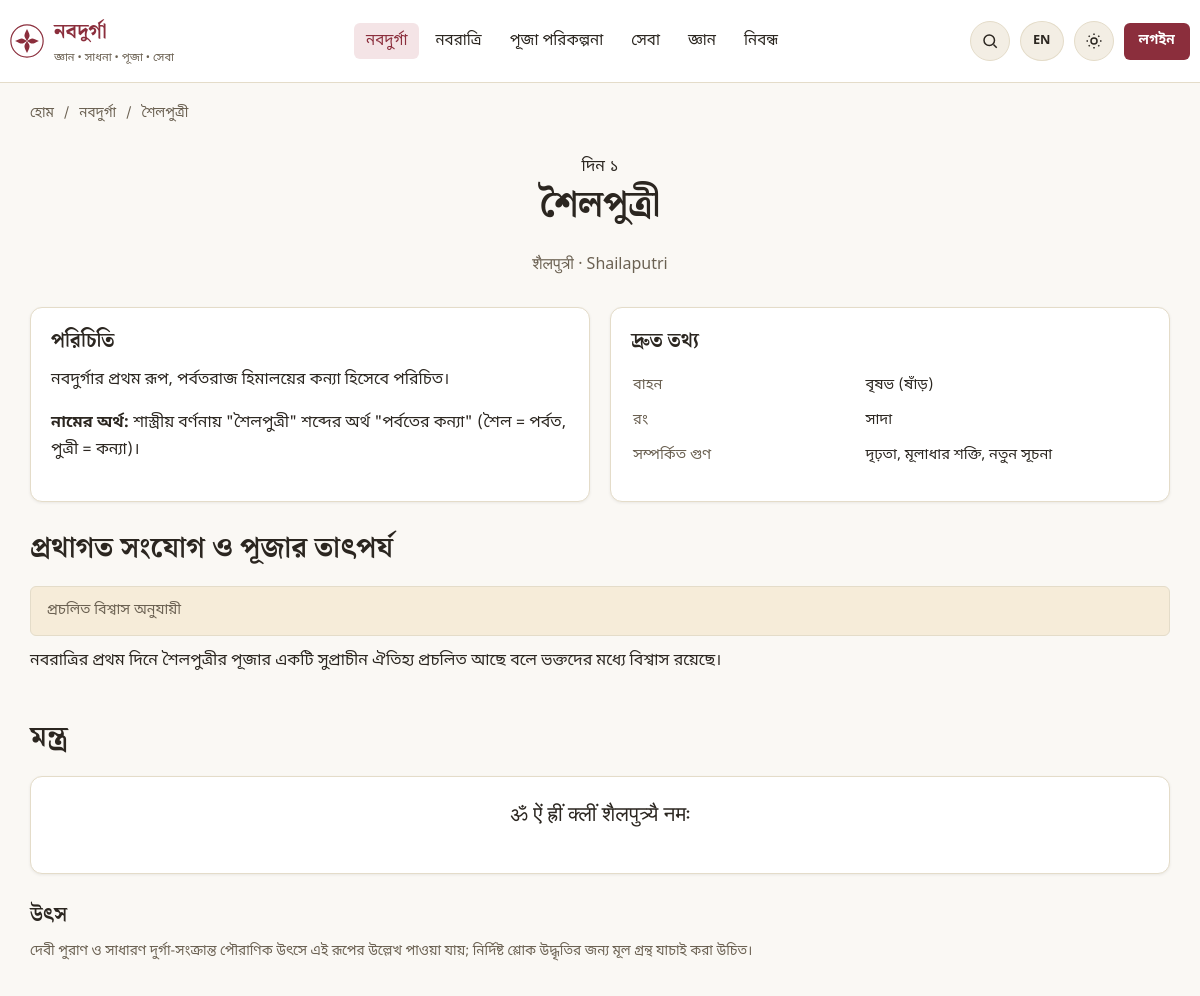
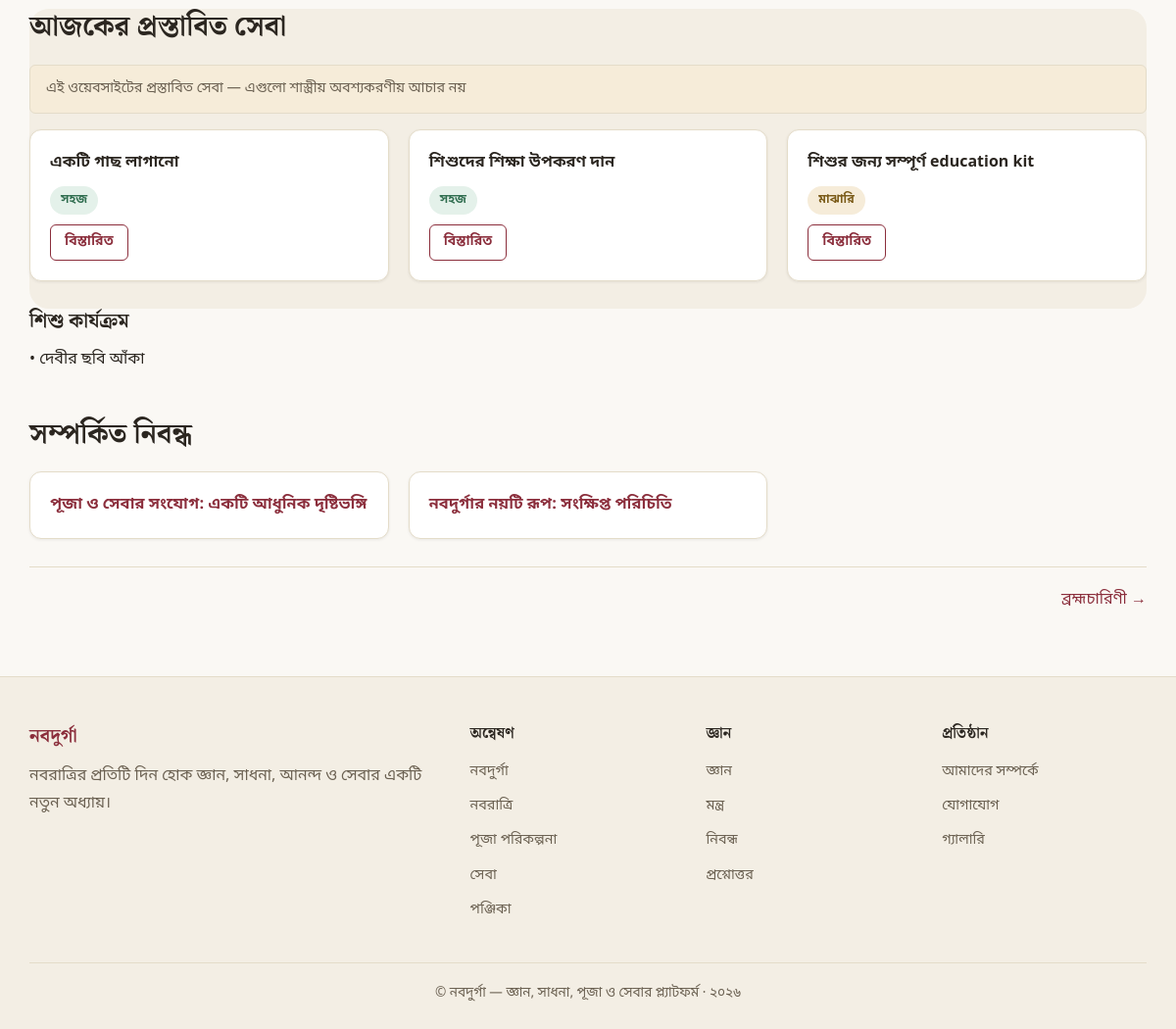
The app's page /navadurga/shailaputri with its own data (2 pictures, top to bottom).
### tables this page shows
CREATE TABLE IF NOT EXISTS navadurga (
    id INT UNSIGNED AUTO_INCREMENT PRIMARY KEY,
    day_number TINYINT UNSIGNED NOT NULL UNIQUE,
    name_bn VARCHAR(150) NOT NULL,
    name_en VARCHAR(150) NULL,
    sanskrit_name VARCHAR(150) NULL,
    slug VARCHAR(150) NOT NULL UNIQUE,
    alternative_names VARCHAR(255) NULL,
    short_description TEXT NULL,
    detailed_description LONGTEXT NULL,
    name_meaning TEXT NULL,
    traditional_symbolism TEXT NULL,
    iconography TEXT NULL,
    vehicle VARCHAR(150) NULL,
    hands VARCHAR(50) NULL,
    weapons VARCHAR(255) NULL,
    objects VARCHAR(255) NULL,
    colour VARCHAR(100) NULL,
    associated_quality VARCHAR(255) NULL,
    associated_chakra VARCHAR(100) NULL,
    traditional_association TEXT NULL,
    traditional_food VARCHAR(255) NULL,
    puja_significance TEXT NULL,
    story LONGTEXT NULL,
    mantra TEXT NULL,
    stotra TEXT NULL,
    scriptural_sources TEXT NULL COMMENT 'source citations, never fabricated',
    regional_variations TEXT NULL,
    modern_interpretation TEXT NULL,
    seva_note TEXT NULL COMMENT 'website suggested seva disclaimer text',
    image VARCHAR(255) NULL,
    seo_title VARCHAR(255) NULL,
    seo_description VARCHAR(500) NULL,
    status ENUM('active','inactive') NOT NULL DEFAULT 'active',
    created_at DATETIME NOT NULL DEFAULT CURRENT_TIMESTAMP,
    updated_at DATETIME NOT NULL DEFAULT CURRENT_TIMESTAMP ON UPDATE CURRENT_TIMESTAMP,
    INDEX idx_navadurga_slug (slug)
);

CREATE TABLE IF NOT EXISTS sevas (
    id INT UNSIGNED AUTO_INCREMENT PRIMARY KEY,
    title_bn VARCHAR(255) NOT NULL,
    title_en VARCHAR(255) NULL,
    slug VARCHAR(255) NOT NULL UNIQUE,
    category VARCHAR(100) NOT NULL,
    description TEXT NULL,
    beneficiary VARCHAR(150) NULL,
    difficulty ENUM('সহজ','মাঝারি','কঠিন') NOT NULL DEFAULT 'সহজ',
    estimated_cost VARCHAR(100) NULL COMMENT 'display text e.g. ৳0-100',
    estimated_cost_min INT UNSIGNED NULL,
    estimated_cost_max INT UNSIGNED NULL,
    time_required VARCHAR(100) NULL COMMENT 'display text e.g. 30 minutes',
    time_required_minutes INT UNSIGNED NULL COMMENT 'for filtering; large sentinel used for long-term',
    materials TEXT NULL,
    how_to TEXT NULL,
    safety_note TEXT NULL,
    navadurga_day TINYINT UNSIGNED NULL,
    impact_level VARCHAR(100) NULL,
    status ENUM('active','inactive') NOT NULL DEFAULT 'active',
    created_at DATETIME NOT NULL DEFAULT CURRENT_TIMESTAMP,
    updated_at DATETIME NOT NULL DEFAULT CURRENT_TIMESTAMP ON UPDATE CURRENT_TIMESTAMP,
    INDEX idx_sevas_slug (slug),
    INDEX idx_sevas_category (category),
    INDEX idx_sevas_day (navadurga_day)
);

CREATE TABLE IF NOT EXISTS children_activities (
    id INT UNSIGNED AUTO_INCREMENT PRIMARY KEY,
    title VARCHAR(255) NOT NULL,
    description TEXT NULL,
    age_group VARCHAR(100) NULL,
    duration VARCHAR(100) NULL,
    materials TEXT NULL,
    instructions TEXT NULL,
    learning_outcome TEXT NULL,
    day_number TINYINT UNSIGNED NULL,
    image VARCHAR(255) NULL,
    status ENUM('active','inactive') NOT NULL DEFAULT 'active',
    created_at DATETIME NOT NULL DEFAULT CURRENT_TIMESTAMP,
    updated_at DATETIME NOT NULL DEFAULT CURRENT_TIMESTAMP ON UPDATE CURRENT_TIMESTAMP
);

CREATE TABLE IF NOT EXISTS articles (
    id INT UNSIGNED AUTO_INCREMENT PRIMARY KEY,
    title_bn VARCHAR(255) NOT NULL,
    title_en VARCHAR(255) NULL,
    slug VARCHAR(255) NOT NULL UNIQUE,
    excerpt TEXT NULL,
    content LONGTEXT NULL,
    category_id INT UNSIGNED NULL,
    author VARCHAR(150) NULL,
    featured_image VARCHAR(255) NULL,
    source VARCHAR(255) NULL,
    reading_time VARCHAR(30) NULL,
    seo_title VARCHAR(255) NULL,
    seo_description VARCHAR(500) NULL,
    status ENUM('draft','published') NOT NULL DEFAULT 'draft',
    published_at DATETIME NULL,
    created_at DATETIME NOT NULL DEFAULT CURRENT_TIMESTAMP,
    updated_at DATETIME NOT NULL DEFAULT CURRENT_TIMESTAMP ON UPDATE CURRENT_TIMESTAMP,
    CONSTRAINT fk_articles_category FOREIGN KEY (category_id) REFERENCES categories(id) ON DELETE SET NULL,
    INDEX idx_articles_slug (slug),
    FULLTEXT INDEX ftx_articles_search (title_bn, excerpt, content)
);

### app/views/pages/navadurga/show.php (the view, shortened to what the rows shown need)
<article>
    <header class="text-center" style="margin-bottom:28px;">
        <span class="day-badge">দিন <?= bn_digits($item['day_number']) ?></span>
        <h1><?= e($item['name_bn']) ?></h1>
        <p class="text-muted">
            <?= e($item['sanskrit_name']) ?><?= $item['name_en'] ? ' · ' . e($item['name_en']) : '' ?>
        </p>
    </header>
    <div class="grid grid-2" style="margin-bottom:28px;">
        <div class="card"><div class="card-body">
            <h3>পরিচিতি</h3>
            <p><?= nl2br(e($item['short_description'])) ?></p>
            <?php if ($item['name_meaning']): ?><p><strong>নামের অর্থ:</strong> <?= e($item['name_meaning']) ?></p><?php endif; ?>
        </div></div>
        <div class="card"><div class="card-body">
            <h3>দ্রুত তথ্য</h3>
            <table style="width:100%;font-size:0.92rem;">
                <?php $facts = [
                    'বাহন' => $item['vehicle'], 'হাত' => $item['hands'], 'অস্ত্র' => $item['weapons'],
                    'ধারণকৃত বস্তু' => $item['objects'], 'রং' => $item['colour'], 'সম্পর্কিত গুণ' => $item['associated_quality'],
                    'সম্পর্কিত চক্র' => $item['associated_chakra'], 'প্রথাগত ভোগ' => $item['traditional_food'],
                ]; ?>
                <?php foreach ($facts as $label => $val): if (!$val) continue; ?>
                    <tr><td class="text-muted" style="padding:4px 0;width:45%;"><?= e($label) ?></td><td style="padding:4px 0;"><?= e($val) ?></td></tr>
                <?php endforeach; ?>
            </table>
        </div></div>
    </div>
    <?php if ($item['traditional_association'] || $item['puja_significance']): ?>
    <section class="section" style="padding:0 0 28px;">
        <h2>প্রথাগত সংযোগ ও পূজার তাৎপর্য</h2>
        <span class="disclaimer-note" style="display:block;margin-bottom:12px;">প্রচলিত বিশ্বাস অনুযায়ী</span>
        <?php if ($item['traditional_association']): ?><p><?= nl2br(e($item['traditional_association'])) ?></p><?php endif; ?>
    </section>
    <?php endif; ?>
    <?php if ($item['mantra'] || $item['stotra']): ?>
    <section class="section" style="padding:0 0 28px;">
        <h2>মন্ত্র</h2>
        <div class="card"><div class="card-body text-center">
            <?php if ($item['mantra']): ?><p style="font-family:var(--font-heading);font-size:1.3rem;"><?= e($item['mantra']) ?></p><?php endif; ?>
        </div></div>
    </section>
    <?php endif; ?>
    <?php if ($item['scriptural_sources']): ?>
    <section class="section" style="padding:0 0 28px;">
        <h3>উৎস</h3>
        <p class="text-muted" style="font-size:0.85rem;"><?= e($item['scriptural_sources']) ?></p>
    </section>
    <?php endif; ?>
    <?php if ($item['seva_note'] || !empty($sevas)): ?>
    <section class="section" style="padding:0 0 28px;background:var(--color-surface-alt);border-radius:var(--radius-lg);">
        <h2>আজকের প্রস্তাবিত সেবা</h2>
        <span class="disclaimer-note" style="display:block;margin-bottom:16px;">এই ওয়েবসাইটের প্রস্তাবিত সেবা — এগুলো শাস্ত্রীয় অবশ্যকরণীয় আচার নয়</span>
        <div class="grid grid-3">
            <?php foreach ($sevas as $s): ?>
                <div class="card seva-card"><div class="card-body">
                    <strong><?= e($s['title_bn']) ?></strong>
                    <div class="meta">
                        <span class="tag tag-difficulty-<?= $s['difficulty'] === 'সহজ' ? 'easy' : ($s['difficulty'] === 'মাঝারি' ? 'medium' : 'hard') ?>"><?= e($s['difficulty']) ?></span>
                    </div>
                    <a href="<?= url('/seva/' . $s['slug']) ?>" class="btn btn-outline btn-sm">বিস্তারিত</a>
                </div></div>
            <?php endforeach; ?>
        </div>
    </section>
    <?php endif; ?>
    <?php if (!empty($childrenActivities) || !empty($familyActivities)): ?>
    <section class="section" style="padding:0 0 28px;">
        <div class="grid grid-2">
            <?php if (!empty($childrenActivities)): ?>
            <div><h3>শিশু কার্যক্রম</h3>
                <?php foreach ($childrenActivities as $c): ?><p>• <?= e($c['title']) ?></p><?php endforeach; ?>
            </div>
            <?php endif; ?>
        </div>
    </section>
    <?php endif; ?>
    <?php if (!empty($relatedArticles)): ?>
    <section class="section" style="padding:0 0 28px;">
        <h2>সম্পর্কিত নিবন্ধ</h2>
        <div class="grid grid-3">
            <?php foreach ($relatedArticles as $a): ?>
                <a href="<?= url('/articles/' . $a['slug']) ?>" class="card article-card">
                    <div class="card-body"><strong><?= e($a['title_bn']) ?></strong></div>
                </a>
            <?php endforeach; ?>
        </div>
    </section>
    <?php endif; ?>
    <nav class="flex justify-between" style="border-top:1px solid var(--color-border);padding-top:20px;">
        <?php if ($next): ?>
            <a href="<?= url('/navadurga/' . $next['slug']) ?>"><?= e($next['name_bn']) ?> →</a>
        <?php endif; ?>
    </nav>
</article>

### app/core/Router.php (shortened to what the rows shown need)
<?php
class Router
{
    protected array $routes = [];
    protected string $basePath = '';
    public function setBasePath(string $path): void
    {
        $this->basePath = rtrim($path, '/');
    }
    protected function add(string $method, string $uri, $handler, array $middleware): void
    {
        $this->routes[] = [
            'method' => $method,
            'uri' => '/' . trim($uri, '/'),
            'handler' => $handler,
            'middleware' => $middleware,
        ];
    }
    public function dispatch(Request $request): void
    {
        $uri = $request->uriPath($this->basePath);
        foreach ($this->routes as $route) {
            $pattern = $this->compile($route['uri']);
            if (preg_match($pattern, $uri, $matches)) {
                $params = array_filter($matches, 'is_string', ARRAY_FILTER_USE_KEY);
                $this->call($route['handler'], $request, $params);
                return;
            }
        }
    }
    protected function compile(string $uri): string
    {
        $pattern = preg_replace('#\{([a-zA-Z_][a-zA-Z0-9_]*)\}#', '(?P<$1>[^/]+)', $uri);
        return '#^' . $pattern . '$#u';
    }
    protected function call($handler, Request $request, array $params): void
    {
        [$class, $method] = $handler;
        $controller = new $class();
        call_user_func_array([$controller, $method], array_merge([$request], array_values($params)));
    }
}

### records on screen
navadurga: day_number "১", name_bn "শৈলপুত্রী", sanskrit_name "शैलपुत्री", name_en "Shailaputri", short_description "নবদুর্গার প্রথম রূপ, পর্বতরাজ হিমালয়ের কন্যা হিসেবে পরিচিত।", name_meaning "শাস্ত্রীয় বর্ণনায় \"শৈলপুত্রী\" শব্দের অর্থ \"পর্বতের কন্যা\" (শৈল = পর্বত, পুত্রী = কন্যা)।", vehicle "বৃষভ (ষাঁড়)", colour "সাদা", associated_quality "দৃঢ়তা, মূলাধার শক্তি, নতুন সূচনা", traditional_association "নবরাত্রির প্রথম দিনে শৈলপুত্রীর পূজার একটি সুপ্রাচীন ঐতিহ্য প্রচলিত আছে বলে ভক্তদের মধ্যে বিশ্বাস রয়েছে।", mantra "ॐ ऐं ह्रीं क्लीं शैलपुत्र्यै नमः", scriptural_sources "দেবী পুরাণ ও সাধারণ দুর্গা-সংক্রান্ত পৌরাণিক উৎসে এই রূপের উল্লেখ পাওয়া যায়; নির্দিষ্ট শ্লোক উদ্ধৃতির জন্য মূল গ্রন্থ যাচাই করা উচিত।"
sevas: title_bn "একটি গাছ লাগানো", difficulty "সহজ"
sevas: title_bn "শিশুদের শিক্ষা উপকরণ দান", difficulty "সহজ"
sevas: title_bn "শিশুর জন্য সম্পূর্ণ education kit", difficulty "মাঝারি"
children_activities: title "দেবীর ছবি আঁকা"
articles: title_bn "পূজা ও সেবার সংযোগ: একটি আধুনিক দৃষ্টিভঙ্গি"
articles: title_bn "নবদুর্গার নয়টি রূপ: সংক্ষিপ্ত পরিচিতি"
navadurga: name_bn "ব্রহ্মচারিণী"

### other values on screen
setting('site_name', 'নবদুর্গা') "নবদুর্গা"
setting('site_subtitle', 'জ্ঞান • সাধনা • পূজা • সেবা') "জ্ঞান • সাধনা • পূজা • সেবা"
t('nav.navadurga') "নবদুর্গা"
t('nav.navaratri') "নবরাত্রি"
t('nav.puja_planning') "পূজা পরিকল্পনা"
t('nav.seva') "সেবা"
t('nav.learning') "জ্ঞান"
t('nav.articles') "নিবন্ধ"
t('nav.login') "লগইন"
$crumb['label'] "নবদুর্গা"
$crumb['label'] "শৈলপুত্রী"
$label "বাহন"
$label "রং"
$label "সম্পর্কিত গুণ"
t('footer.explore') "অন্বেষণ"
